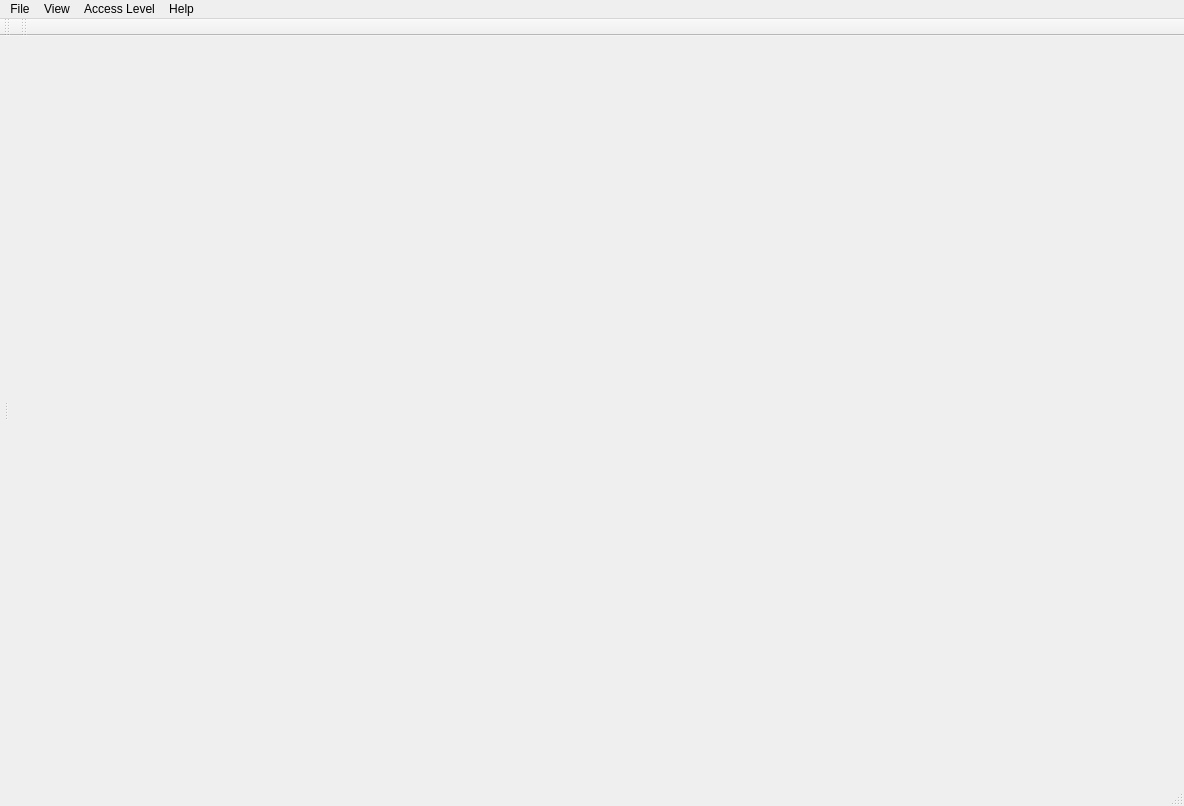
<?xml version="1.0" encoding="UTF-8"?>
<ui version="4.0">
 <class>MainWindow</class>
 <widget class="QMainWindow" name="MainWindow">
  <property name="geometry">
   <rect>
    <x>0</x>
    <y>0</y>
    <width>1184</width>
    <height>806</height>
   </rect>
  </property>
  <property name="windowTitle">
   <string>NCR_PICKING</string>
  </property>
  <widget class="QWidget" name="centralwidget">
   <layout class="QHBoxLayout" name="horizontalLayout">
    <property name="leftMargin">
     <number>4</number>
    </property>
    <property name="topMargin">
     <number>4</number>
    </property>
    <property name="rightMargin">
     <number>4</number>
    </property>
    <property name="bottomMargin">
     <number>4</number>
    </property>
    <item>
     <widget class="QSplitter" name="main_splitter">
      <property name="orientation">
       <enum>Qt::Orientation::Horizontal</enum>
      </property>
      <widget class="QWidget" name="verticalLayoutWidget">
       <layout class="QVBoxLayout" name="verticalLayout">
        <item>
         <widget class="ProjectTreeWidget" name="proj_treeview_wg" native="true"/>
        </item>
       </layout>
      </widget>
      <widget class="QWidget" name="wg_dock" native="true"/>
     </widget>
    </item>
   </layout>
  </widget>
  <widget class="QMenuBar" name="menubar">
   <property name="geometry">
    <rect>
     <x>0</x>
     <y>0</y>
     <width>1184</width>
     <height>21</height>
    </rect>
   </property>
   <widget class="QMenu" name="menuFile">
    <property name="title">
     <string>File</string>
    </property>
    <addaction name="actionNew_Pproject"/>
    <addaction name="actionOpen_Project"/>
    <addaction name="actionSave_Project"/>
    <addaction name="actionSaveAs_Project"/>
    <addaction name="actionClose_Project"/>
    <addaction name="separator"/>
    <addaction name="actionOpen_Runtime"/>
   </widget>
   <widget class="QMenu" name="menuHelp">
    <property name="title">
     <string>Help</string>
    </property>
   </widget>
   <widget class="QMenu" name="menuAccessLevel">
    <property name="title">
     <string>Access Level</string>
    </property>
    <addaction name="actionPrivilege_Standard"/>
    <addaction name="actionPrivilege_Admin"/>
   </widget>
   <widget class="QMenu" name="menuView">
    <property name="title">
     <string>View</string>
    </property>
    <widget class="QMenu" name="menuTheme">
     <property name="title">
      <string>Theme</string>
     </property>
     <addaction name="actionTheme_Light"/>
     <addaction name="actionTheme_Dark"/>
    </widget>
    <widget class="QMenu" name="menuLanguage">
     <property name="title">
      <string>Language</string>
     </property>
     <addaction name="actionLanguage_English"/>
     <addaction name="actionLanguage_Japanese"/>
    </widget>
    <addaction name="actionSystemLog"/>
    <addaction name="separator"/>
    <addaction name="menuTheme"/>
    <addaction name="menuLanguage"/>
   </widget>
   <addaction name="menuFile"/>
   <addaction name="menuView"/>
   <addaction name="menuAccessLevel"/>
   <addaction name="menuHelp"/>
  </widget>
  <widget class="QStatusBar" name="statusbar"/>
  <widget class="QToolBar" name="toolBar_file">
   <property name="windowTitle">
    <string>toolBar</string>
   </property>
   <attribute name="toolBarArea">
    <enum>TopToolBarArea</enum>
   </attribute>
   <attribute name="toolBarBreak">
    <bool>false</bool>
   </attribute>
  </widget>
  <widget class="QToolBar" name="toolBar_task">
   <property name="windowTitle">
    <string>toolBar_2</string>
   </property>
   <attribute name="toolBarArea">
    <enum>TopToolBarArea</enum>
   </attribute>
   <attribute name="toolBarBreak">
    <bool>false</bool>
   </attribute>
  </widget>
  <action name="actionPrivilege_Standard">
   <property name="text">
    <string>Standard</string>
   </property>
  </action>
  <action name="actionPrivilege_Admin">
   <property name="text">
    <string>Admin</string>
   </property>
  </action>
  <action name="actionOpen_Project">
   <property name="text">
    <string>Open Project</string>
   </property>
  </action>
  <action name="actionSave_Project">
   <property name="text">
    <string>Save Project</string>
   </property>
  </action>
  <action name="actionRecent_Job">
   <property name="text">
    <string>Recent Job</string>
   </property>
  </action>
  <action name="actionSystemLog">
   <property name="text">
    <string>System log</string>
   </property>
  </action>
  <action name="actionSaveAs_Project">
   <property name="text">
    <string>Save Project As</string>
   </property>
  </action>
  <action name="actionClose_Project">
   <property name="text">
    <string>Close project</string>
   </property>
  </action>
  <action name="actionNew_Pproject">
   <property name="text">
    <string>New project</string>
   </property>
  </action>
  <action name="actionOpen_Runtime">
   <property name="text">
    <string>Open Runtime</string>
   </property>
   <property name="toolTip">
    <string>Close this application and start the operator runtime</string>
   </property>
  </action>
  <action name="actionTheme_Light">
   <property name="checkable">
    <bool>true</bool>
   </property>
   <property name="text">
    <string>Light</string>
   </property>
  </action>
  <action name="actionTheme_Dark">
   <property name="checkable">
    <bool>true</bool>
   </property>
   <property name="text">
    <string>Dark</string>
   </property>
  </action>
  <action name="actionLanguage_English">
   <property name="checkable">
    <bool>true</bool>
   </property>
   <property name="text">
    <string notr="true">English</string>
   </property>
  </action>
  <action name="actionLanguage_Japanese">
   <property name="checkable">
    <bool>true</bool>
   </property>
   <property name="text">
    <string notr="true">日本語</string>
   </property>
  </action>
 </widget>
 <customwidgets>
  <customwidget>
   <class>ProjectTreeWidget</class>
   <extends>QWidget</extends>
   <header location="global">ui/widgets/project_tree_widget.h</header>
   <container>1</container>
  </customwidget>
 </customwidgets>
 <resources/>
 <connections/>
</ui>
